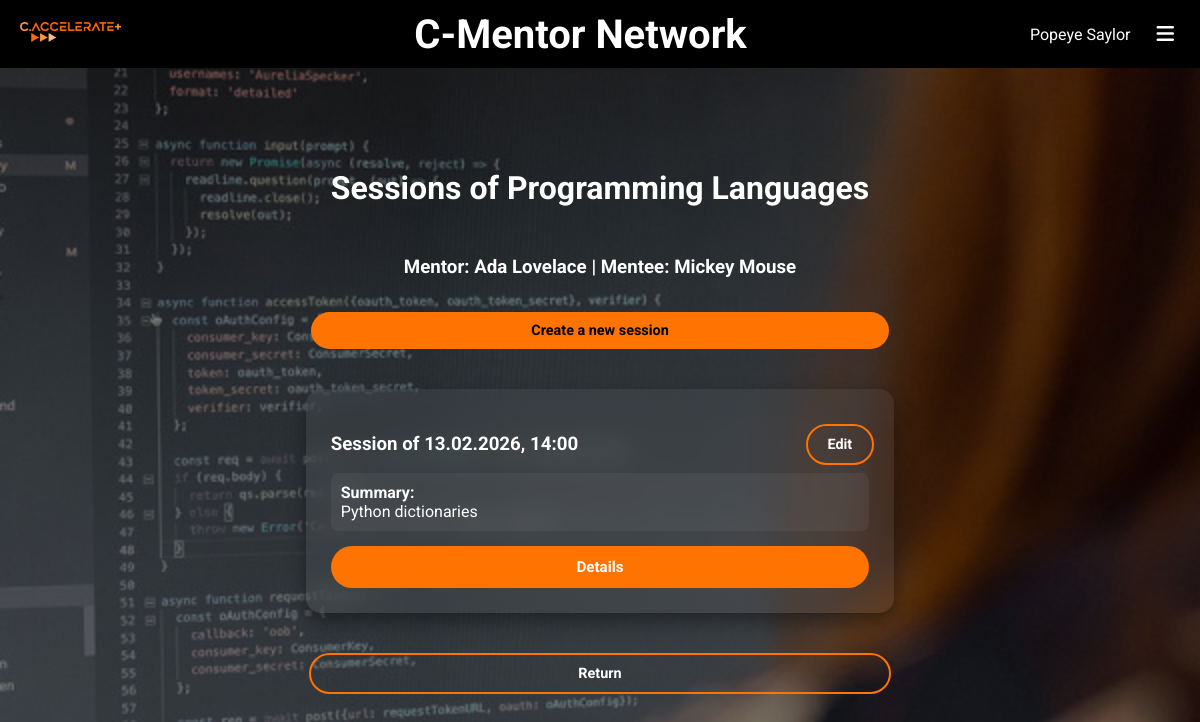
The app's page /sessoes/81/sessoes/156/sessoes/0/ (signed in) with its own data.
### app/models.py (models this page shows, shortened)
class Disciplina(models.Model):
    nome = models.CharField(max_length=100)
    ano = models.IntegerField(null=True, blank=True)
    semestre = models.IntegerField(null=True, blank=True)
    alunos = models.ManyToManyField(
        Aluno, related_name='disciplinas')
    def __str__(self):
        return self.nome

class Aluno(models.Model):
    ANO_CHOICES = [(1, 1), (2, 2), (3, 3)]
    user = models.OneToOneField(User, on_delete=models.CASCADE, default=None)
    numero = models.CharField(max_length=100)
    curso = models.ForeignKey(
        Curso, on_delete=models.CASCADE, related_name='alunos')
    ano = models.IntegerField(choices=ANO_CHOICES, null=True)
    @property
    def nome_completo(self):
        return self.user.first_name + ' ' + self.user.last_name.split()[-1]
    class Meta:
        ordering = ['user__first_name', 'user__last_name']
    def __str__(self):
        return self.nome_completo

### mentoria/models.py (models this page shows, shortened)
class Mentor(models.Model):
    aluno = models.ForeignKey(Aluno, on_delete=models.CASCADE, related_name='mentorias')
    ano_lectivo = models.ForeignKey(AnoLectivo, on_delete=models.CASCADE, related_name='mentorias')
    disciplina = models.ForeignKey(Disciplina, on_delete=models.CASCADE, related_name='mentorias')
    nota = models.IntegerField(null=True, blank=True, default=None)
    ativo = models.BooleanField(null=True, blank=True, default=True)

class Mentorando(models.Model):
    aluno = models.ForeignKey(Aluno, on_delete=models.CASCADE, related_name='mentorandias')
    ano_lectivo = models.ForeignKey(AnoLectivo, on_delete=models.CASCADE, related_name='mentorandias')
    disciplina = models.ForeignKey(Disciplina, on_delete=models.CASCADE, related_name='mentorandias')
    ativo = models.BooleanField(null=True, blank=True, default=True)

class Sessao(models.Model):
    diade = models.ForeignKey(Diade, on_delete=models.CASCADE, related_name='sessoes')
    data = models.DateTimeField()
    sumario = models.CharField(max_length=200)
    objetivo = models.CharField(max_length=200)
    recursos = models.CharField(max_length=200)
    avaliacao_mentor = models.IntegerField(null=True, blank=True, default=1,validators=[
            MaxValueValidator(5),
            MinValueValidator(1)
        ])
    avaliacao_mentorando = models.IntegerField(null=True, blank=True, default=1,validators=[
            MaxValueValidator(5),
            MinValueValidator(1)
        ])
    observacoes = models.CharField(max_length=200)
    planificacao_proxima_sessao = models.CharField(max_length=200)
    confirmado = models.BooleanField(default=False)
    reportado = models.BooleanField(default=False)

### mentoria/views.py (the view)
# urls.py: path('sessoes/<int:mentor_id>/sessoes/<int:mentorando_id>/sessoes/<int:sep>/', views.sessoes_view, name='sessoes'),
@login_required
def sessoes_view(request,mentor_id,mentorando_id,sep):
    ano = AnoLectivo.objects.get(ano='25-26')
    if request.user.groups.filter(name="Gestores").exists():
        context = {'sessoes': Sessao.objects.all()}
    else:
        mentor = Mentor.objects.get(id=mentor_id)
        mentorando = Mentorando.objects.get(id=mentorando_id)
        disciplina = mentor.disciplina
        diade = Diade.objects.get(mentor=mentor,mentorando=mentorando)
        context = {'sessoes': Sessao.objects.filter(diade = diade),
                'diade': diade,
                'sep': sep,
                'disciplina':disciplina,
                'mentor':mentor,
                'mentorando':mentorando,
                'ano': ano,
                'semestre':semestre}
    return render(request, 'mentoria/sessoes.html', context)

### mentoria/templatetags/custom_filters.py (called while the page is built)
@register.filter(name='in_group')
def in_group(user, group_name):
    return user.groups.filter(name=group_name).exists()

### mentoria/templates/mentoria/sessoes.html (shortened to what this page needs)
{% extends "app/base.html" %}
{% block main %}
<main>
<h1>Sessions of {{ disciplina }}</h1>
<h3>Mentor: {{ mentor.aluno }} | Mentee: {{ mentorando.aluno }}</h3>
{% if sep == 0 %}
    <a class="sessão sumario" href="{% url 'criar_sessao' diade.id %}" style="width:100%; text-align:center; margin-bottom:20px;">Create a new session</a>
{% endif %}
{% for sessao in sessoes %}
    <div class="disciplina">
        <div class="actions">
            {% if sep == 0 %}
                <a class="sessão edit" href="{% url 'edita' sessao.id %}">Edit</a>
            {% else %}
                {% if not sessao.confirmado %}
                    <a class="sessão confirm" href="{% url 'av_mentorando' sessao.id %}">Confirm Session</a>
                {% endif %}
            {% endif %}
        </div>
        <h3>Session of {{ sessao.data|date:"d.m.Y, H:i" }}</h3>
        <div class="sumario">
            <b>Summary:</b><br>
            {{ sessao.sumario }}
        </div>
        <a href="javascript:void(0);" class="details-btn"
           onclick="this.nextElementSibling.style.display = this.nextElementSibling.style.display === 'block' ? 'none' : 'block';">
           Details
        </a>
    </div>
{% endfor %}
<a class="sessão edit" href="{% url 'mentores' %}" style="margin-top:20px; width:100%; text-align:center;">Return</a>
</main>
{% endblock main %}

### app/templates/app/base.html (shortened to what this page needs)
{% load custom_filters %}
<!DOCTYPE html>
<html lang="en">
<head>
    {% load static %}
    <link rel="stylesheet" href="{% static 'app/styles.css' %}">
	<link rel="stylesheet" href="https://cdnjs.cloudflare.com/ajax/libs/font-awesome/6.5.1/css/all.min.css">
</head>
<body>
    <header  style="padding:10px;">
        <div>
            <a href="{% url 'info' %}"><img src="{% static 'app/caccelerate.png' %}" alt="C-Accelerate" height="20px" style="margin:10px;"></a>
        </div>
		{% if request.user.is_authenticated and request.resolver_match.url_name != 'info' %}
		<h3 class="titulo">
			C-Mentor Network
		</h3>
		{% endif %}
        <nav>
			{% block nav %}
				{% if request.user.is_authenticated %}
				<span style="font-size:medium">{{ request.user.first_name }} {{ request.user.last_name }}</span>
				<div class="dropdown" tabindex="0" aria-haspopup="true" aria-expanded="false">
					<button class="dropbtn" aria-label="Open menu" aria-haspopup="true" aria-expanded="false" id="dropdownMenuBtn">
						<i class="fa fa-bars" aria-hidden="true"></i>
					</button>
				</div>
				{% else %}
					<a href="{% url 'horarios:login' %}" role="menuitem" tabindex="0" style="margin-top:0;">Log in
						<i class="fa fa-sign-in"></i>
					</a>
				{% endif %}
			{% endblock %}
        </nav>
    </header>
    <main>
        {% block main %}
        {% endblock main %}
    </main>
</body>
</html>

### static/app/styles.css (style rules this page uses)
body { padding: 0; margin: 0; font-family: 'Roboto', sans-serif; }
header { background-color: black; color: white; padding: 2.5px 20px; display: flex; flex-direction: row; align-items: center; justify-content: space-between; }
header h3 { margin:10px 0 10px 0px; }
header a { text-decoration: none; color:white; }
main { padding: 50px 20px; margin:auto; }

### records on screen
Disciplina: nome "Programming Languages"
Mentor: aluno "Ada Lovelace"
Mentorando: aluno "Mickey Mouse"
Sessao: data "13.02.2026, 14:00", sumario "Python dictionaries"

### other values on screen
{{ request.user.first_name }} "Popeye"
{{ request.user.last_name }} "Saylor"
